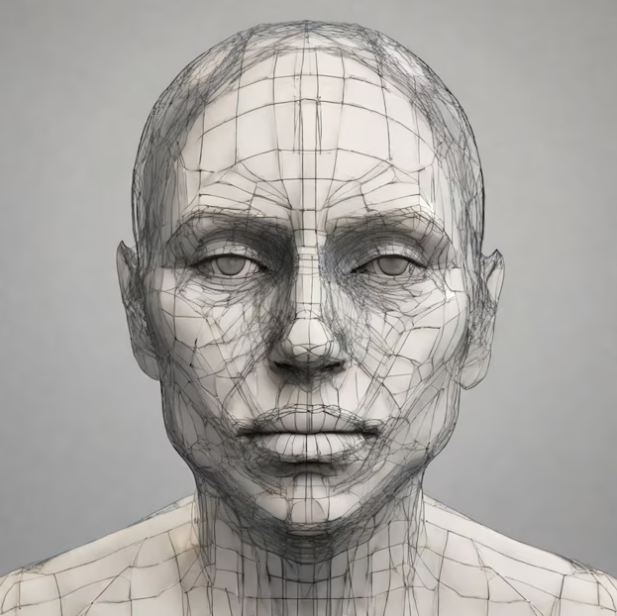
#> input picture assets/rosto3d.png, 617 x 616 px, found by its file name
$ python extract_traces.py
#> lines starting #> are read from the running program, lines starting #| are printed output that depends on the picture
import cv2
import numpy as np
def extract_traces(image_path, output_path):
    # Carregar imagem
#> called with image_path = 'rosto3d.png', output_path = 'rosto3d_traces.png'
    image = cv2.imread(image_path, cv2.IMREAD_GRAYSCALE)
#> image: shape (616, 617); min 0, max 254, mean 164.9
    if image is None:
        raise FileNotFoundError(f"Não foi possível carregar a imagem: {image_path}")

    # Aplicar detecção de bordas
    edges = cv2.Canny(image, 100, 200)
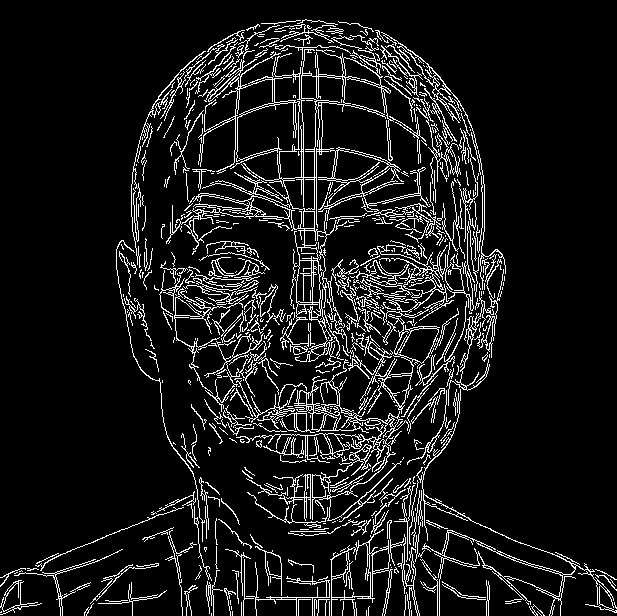
#> edges: shape (616, 617); 9.5% white in thin lines or dots

    # Salvar resultado
    cv2.imwrite(output_path, edges)

    print(f"Imagem processada e salva em: {output_path}")

if __name__ == "__main__":
    extract_traces('rosto3d.png', 'rosto3d_traces.png')

$ run again, with assets/eyes.png copied over assets/rosto3d.png
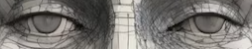
#> input picture assets/eyes.png, 252 x 49 px, found by its file name
#> in extract_traces, `edges = cv2.Canny(image, 100, 200)`:
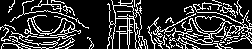
#> edges: shape (49, 252); 20.8% white in thin lines or dots

$ run again, with assets/mouth.png copied over assets/rosto3d.png
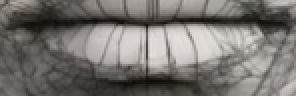
#> input picture assets/mouth.png, 148 x 48 px, found by its file name (shown 2 times larger)
#> in extract_traces, `edges = cv2.Canny(image, 100, 200)`:
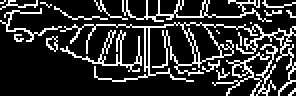
#> edges: shape (48, 148) (shown 2 times larger); 19.3% white in thin lines or dots
